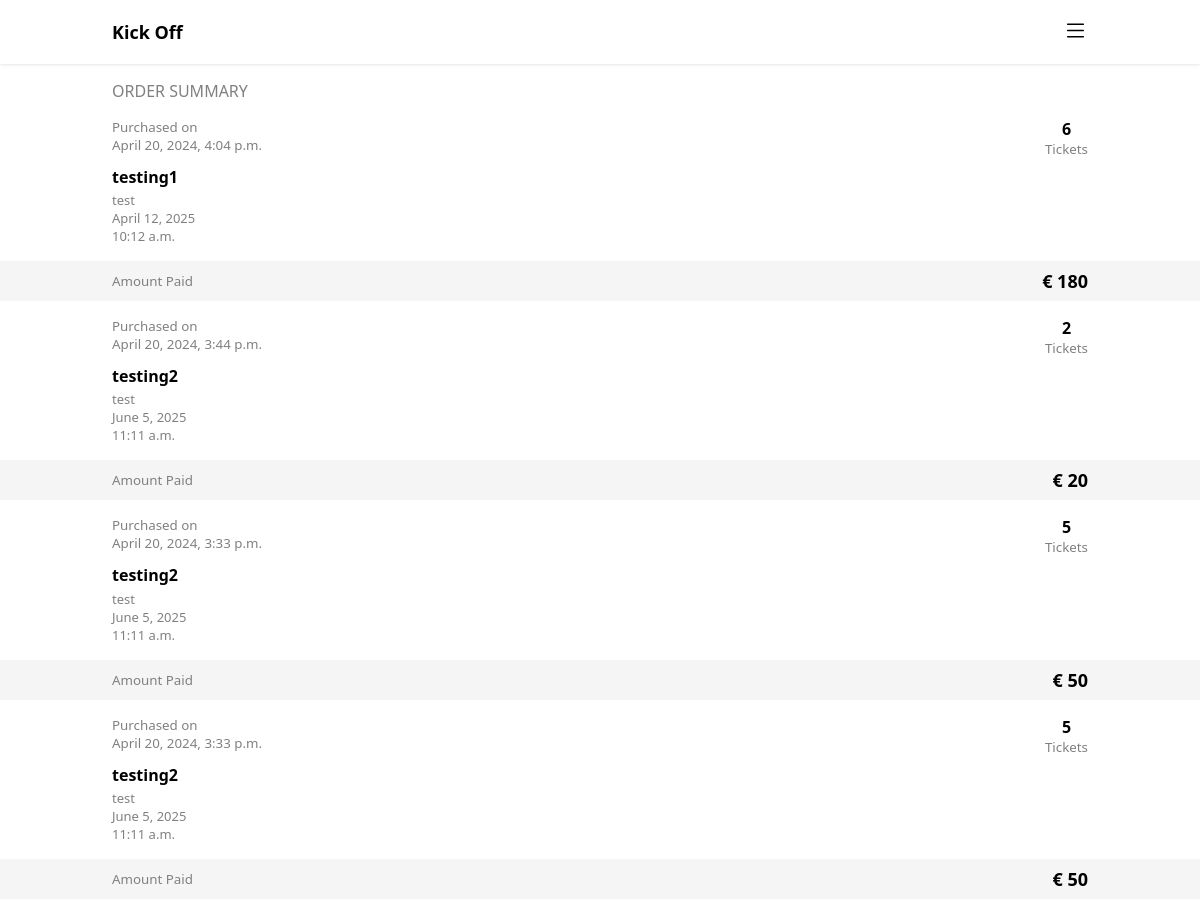
Page /tickets_booked/ (signed in) on the earlier database version.
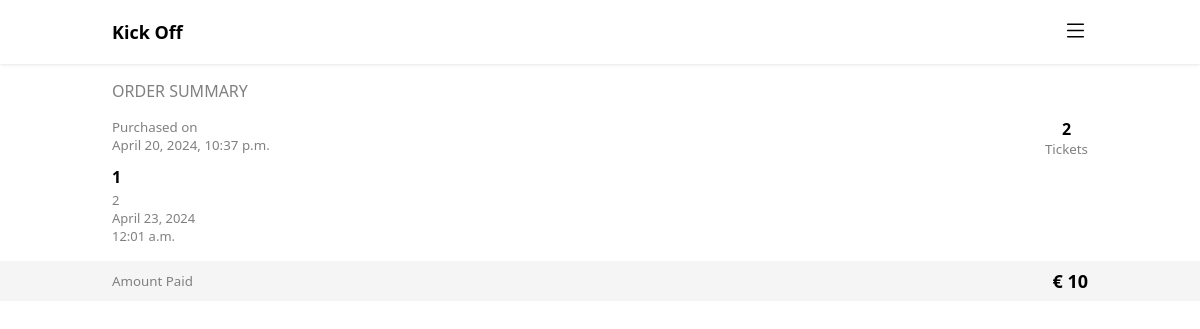
Same page on the later database version.
### Kick_Off/models.py (models this page shows)
class Event(models.Model):
    event_name = models.CharField(max_length=100)
    event_venue_name = models.CharField(max_length=100)
    event_description = models.TextField()
    event_date = models.DateField()
    event_time = models.TimeField()
    event_number_of_tickets = models.IntegerField()
    event_ticket_price = models.IntegerField()
    event_location_link = models.URLField(max_length=200)
    event_image_url = models.URLField(max_length=200)
    event_video_url = models.URLField(max_length=200)
    organisation_name = models.CharField(max_length=100)
    organisation = models.ForeignKey(
        CustomUser, on_delete=models.CASCADE, related_name='events_created')
    created = models.DateTimeField(auto_now_add=True)
    updated = models.DateTimeField(auto_now=True)

### Kick_Off/views.py (the view)
# urls.py: path('tickets_booked/', views.tickets_booked, name='tickets_booked'),
@login_required(login_url="login")
def tickets_booked(request):
    if not request.user.is_participant:
        return redirect('login')
    fetch_tickets_booked = Event.objects.filter(ticket_events__participant=request.user).annotate(
        number_of_tickets=F('ticket_events__event_number_of_tickets'),
        ticket_price=F('ticket_events__event_ticket_price'),
        ticket_created=F('ticket_events__created')).order_by('-ticket_events__created').values(
        'id', 'event_name', 'event_venue_name', 'event_date', 'event_time', 'number_of_tickets', 'ticket_price', 'ticket_created')
    if not fetch_tickets_booked:
        return HttpResponse('No tickets booked yet')
    return render(request, 'tickets_booked.html', {
        'title': 'Tickets Booked - Kick Off', 'ticket_details': fetch_tickets_booked, 'text': "Amount Paid"
    })

### Kick_Off/templates/tickets_booked.html
{% extends 'index.html' %} {% block main %}
<main class="booked_tickets_main">
  <p class="booked_order_summary_title">ORDER SUMMARY</p>
  {% for ticket in ticket_details %}
  <a
    href="{% url 'book_now' id=ticket.id %}"
    class="booked_order_summary_details"
  >
    <div class="purchase_date">
      <p class="date">Purchased on<br />{{ ticket.ticket_created }}</p>
      <div class="booked_ticket_count">
        <p class="count">{{ ticket.number_of_tickets }}</p>
        <p>Tickets</p>
      </div>
    </div>
    <div class="booked_ticket_details">
      <p>{{ ticket.event_name }}</p>
      <p>{{ ticket.event_venue_name }}</p>
      <p>{{ ticket.event_date }}</p>
      <p>{{ ticket.event_time }}</p>
    </div>
  </a>
  <div class="amount_paid">
    <p>{{ text }}</p>
    <p>{{ ticket.ticket_price }}</p>
  </div>
  {% endfor %}
</main>
{% endblock %}

### Kick_Off/templates/index.html (shortened to what this page needs)
{% load static %}
<!DOCTYPE html>
<html lang="en">
  <head>
    <link rel="stylesheet" href="{% static 'css/nav_bar.css' %}" />
    <link rel="stylesheet" href="{% static 'css/index.css' %}" />
    <link rel="stylesheet" href="{% static 'css/search_bar.css' %}" />
    <link rel="stylesheet" href="{% static 'css/book_now.css' %}" />
    <link rel="stylesheet" href="{% static 'css/signup.css' %}" />
    <link rel="stylesheet" href="{% static 'css/login.css' %}" />
    <link rel="stylesheet" href="{% static 'css/create_events.css' %}" />
    <link rel="stylesheet" href="{% static 'css/book_tickets.css' %}" />
    <link rel="stylesheet" href="{% static 'css/tickets_booked.css' %}" />
  </head>
  <body>
    {% include 'nav_bar.html' %} {% block main %}{% endblock %}
  </body>
</html>

### Kick_Off/templates/nav_bar.html (shortened to what this page needs)
<nav class="main_nav">
  <div class="nav">
    <a href="{% url '' %}" class="kick_off">Kick Off</a>
    <button id="toggle_slider" onclick="toggle_slider()">
    </button>
  </div>
</nav>

### Kick_Off/static/css/nav_bar.css (style rules this page uses)
.main_nav { width: 100%; height: 4rem; position: sticky; top: 0; left: 0; z-index: 10; background-color: white; }
.nav { width: 100%; height: 100%; position: sticky; top: 0; z-index: 10; background-color: white; display: flex; justify-content: space-between; align-items: center; padding-inline: 1rem; box-shadow: 0 1px 3px 0 rgb(0 0 0 / 0.1); }
.nav .kick_off { background-color: transparent; border: none; font-weight: bold; font-size: large; text-decoration: none; color: black; }
.nav #toggle_slider { background-color: transparent; border: none; color: black; }
.nav #toggle_slider { cursor: pointer; }
@media (min-width: 640px) { .nav, .slider .slider_buttons { padding-inline: 5rem; } }
@media (min-width: 768px) { .nav, .slider .slider_buttons { padding-inline: 6rem; } }
@media (min-width: 1024px) { .nav, .slider .slider_buttons { padding-inline: 7rem; } }

### Kick_Off/static/css/index.css (style rules this page uses)
* { margin: 0px; padding: 0px; box-sizing: border-box; font-family: system-ui, -apple-system, BlinkMacSystemFont, "Segoe UI", Roboto, Oxygen, Ubuntu, Cantarell, "Open Sans", "Helvetica Neue", sans-serif; }
body { width: 100%; min-height: 100dvh; overflow-x: hidden; }

### Kick_Off/static/css/tickets_booked.css (style rules this page uses)
.booked_tickets_main { display: flex; flex-direction: column; gap: 1rem; padding-block: 1rem; }
.booked_tickets_main .booked_order_summary_title { color: gray; padding-inline: 1rem; }
.booked_tickets_main .booked_order_summary_details { display: flex; flex-direction: column; gap: 0.5rem; padding-inline: 1rem; text-decoration: none; }
.booked_order_summary_details .purchase_date { display: flex; justify-content: space-between; }
.booked_order_summary_details .purchase_date .date { font-size: smaller; color: gray; }
.booked_order_summary_details .booked_ticket_details p:nth-child(1) { font-size: medium; font-weight: 600; color: black; margin-bottom: 0.2rem; }
.booked_order_summary_details .booked_ticket_count { display: flex; flex-direction: column; justify-content: start; align-items: center; margin-left: auto; }
.booked_ticket_count .count { font-size: medium; font-weight: 600; color: black; }
.booked_ticket_count p { font-size: smaller; color: gray; }
.booked_order_summary_details .booked_ticket_details { font-size: small; color: gray; }
.booked_tickets_main .amount_paid { display: flex; justify-content: space-between; align-items: center; padding-block: 0.5rem; padding-inline: 1rem; background-color: whitesmoke; }
.amount_paid p:first-child { font-size: smaller; color: gray; }
.amount_paid p:nth-child(2) { font-weight: bold; font-size: large; }
.amount_paid p:nth-child(2)::before { content: "€\00a0"; font-weight: bold; font-size: large; }
@media (min-width: 640px) { .booked_tickets_main .booked_order_summary_title, .booked_tickets_main .booked_order_summary_details, .booked_tickets_main .amount_paid { padding-inline: 5rem; } }
@media (min-width: 768px) { .booked_tickets_main .booked_order_summary_title, .booked_tickets_main .booked_order_summary_details, .booked_tickets_main .amount_paid { padding-inline: 6rem; } }
@media (min-width: 1024px) { .booked_tickets_main .booked_order_summary_title, .booked_tickets_main .booked_order_summary_details, .booked_tickets_main .amount_paid { padding-inline: 7rem; } }

Differences in the rows shown:
removed Event: ticket_created "April 20, 2024, 4:04 p.m.", number_of_tickets "6", event_name "testing1", event_venue_name "test", event_date "April 12, 2025", event_time "10:12 a.m.", text "Amount Paid", ticket_price "180"
removed Event: ticket_created "April 20, 2024, 3:44 p.m.", number_of_tickets "2", event_name "testing2", event_venue_name "test", event_date "June 5, 2025", event_time "11:11 a.m.", text "Amount Paid", ticket_price "20", ticket_created "April 20, 2024, 3:33 p.m.", number_of_tickets "5", ticket_price "50"
added Event: ticket_created "April 20, 2024, 10:37 p.m.", number_of_tickets "2", event_name "1", event_venue_name "2", event_date "April 23, 2024", event_time "12:01 a.m.", text "Amount Paid", ticket_price "10"
